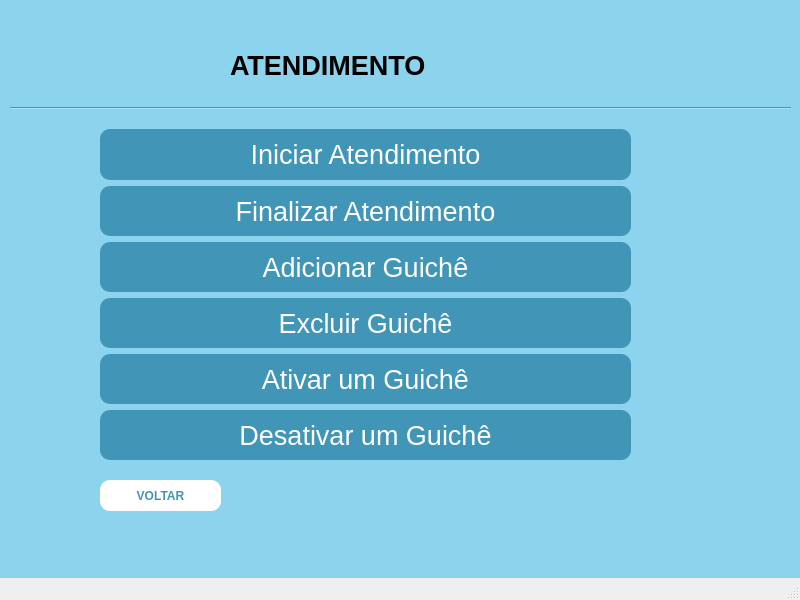
<?xml version="1.0" encoding="UTF-8"?>
<ui version="4.0">
 <class>MainWindow</class>
 <widget class="QMainWindow" name="MainWindow">
  <property name="geometry">
   <rect>
    <x>0</x>
    <y>0</y>
    <width>800</width>
    <height>600</height>
   </rect>
  </property>
  <property name="font">
   <font>
    <pointsize>10</pointsize>
   </font>
  </property>
  <property name="windowTitle">
   <string>MainWindow</string>
  </property>
  <property name="animated">
   <bool>true</bool>
  </property>
  <widget class="QWidget" name="centralwidget">
   <property name="styleSheet">
    <string notr="true">background-color: rgb(140, 211, 238);  /* Cor de fundo */</string>
   </property>
   <widget class="QLabel" name="label">
    <property name="geometry">
     <rect>
      <x>230</x>
      <y>40</y>
      <width>301</width>
      <height>51</height>
     </rect>
    </property>
    <property name="font">
     <font>
      <pointsize>20</pointsize>
      <weight>75</weight>
      <bold>true</bold>
     </font>
    </property>
    <property name="frameShape">
     <enum>QFrame::NoFrame</enum>
    </property>
    <property name="text">
     <string>ATENDIMENTO</string>
    </property>
    <property name="textFormat">
     <enum>Qt::AutoText</enum>
    </property>
    <property name="alignment">
     <set>Qt::AlignLeading|Qt::AlignLeft|Qt::AlignVCenter</set>
    </property>
   </widget>
   <widget class="QWidget" name="layoutWidget">
    <property name="geometry">
     <rect>
      <x>100</x>
      <y>129</y>
      <width>531</width>
      <height>331</height>
     </rect>
    </property>
    <layout class="QVBoxLayout" name="verticalLayout">
     <item>
      <widget class="QPushButton" name="pushButton">
       <property name="maximumSize">
        <size>
         <width>16777215</width>
         <height>16777215</height>
        </size>
       </property>
       <property name="font">
        <font>
         <pointsize>20</pointsize>
        </font>
       </property>
       <property name="styleSheet">
        <string notr="true">QPushButton {
            background-color: rgb(65, 150, 183);  /* Cor de fundo */
            color: white;  /* Cor do texto */
            border-radius: 10px;  /* Raio dos cantos */
            padding: 10px 20px;  /* Preenchimento interno */
        }
        
        QPushButton:hover {
			color: rgb(8, 113, 155);
            background-color: white;  /* Cor de fundo ao passar o mouse */
        }</string>
       </property>
       <property name="text">
        <string>Iniciar Atendimento</string>
       </property>
       <property name="iconSize">
        <size>
         <width>30</width>
         <height>30</height>
        </size>
       </property>
       <property name="autoDefault">
        <bool>true</bool>
       </property>
       <property name="default">
        <bool>false</bool>
       </property>
      </widget>
     </item>
     <item>
      <widget class="QPushButton" name="pushButton_2">
       <property name="font">
        <font>
         <pointsize>20</pointsize>
        </font>
       </property>
       <property name="styleSheet">
        <string notr="true">QPushButton {
            background-color: rgb(65, 150, 183);  /* Cor de fundo */
            color: white;  /* Cor do texto */
            border-radius: 10px;  /* Raio dos cantos */
            padding: 10px 20px;  /* Preenchimento interno */
        }
        
        QPushButton:hover {
			color: rgb(8, 113, 155);
            background-color: white;  /* Cor de fundo ao passar o mouse */
        }</string>
       </property>
       <property name="text">
        <string>Finalizar Atendimento</string>
       </property>
       <property name="autoDefault">
        <bool>true</bool>
       </property>
       <property name="default">
        <bool>false</bool>
       </property>
      </widget>
     </item>
     <item>
      <widget class="QPushButton" name="pushButton_3">
       <property name="font">
        <font>
         <pointsize>20</pointsize>
        </font>
       </property>
       <property name="styleSheet">
        <string notr="true">QPushButton {
            background-color: rgb(65, 150, 183);  /* Cor de fundo */
            color: white;  /* Cor do texto */
            border-radius: 10px;  /* Raio dos cantos */
            padding: 10px 20px;  /* Preenchimento interno */
        }
        
        QPushButton:hover {
			color: rgb(8, 113, 155);
            background-color: white;  /* Cor de fundo ao passar o mouse */
        }</string>
       </property>
       <property name="text">
        <string>Adicionar Guichê</string>
       </property>
       <property name="autoDefault">
        <bool>true</bool>
       </property>
       <property name="default">
        <bool>false</bool>
       </property>
      </widget>
     </item>
     <item>
      <widget class="QPushButton" name="pushButton_7">
       <property name="font">
        <font>
         <pointsize>20</pointsize>
        </font>
       </property>
       <property name="styleSheet">
        <string notr="true">QPushButton {
            background-color: rgb(65, 150, 183);  /* Cor de fundo */
            color: white;  /* Cor do texto */
            border-radius: 10px;  /* Raio dos cantos */
            padding: 10px 20px;  /* Preenchimento interno */
        }
        
        QPushButton:hover {
			color: rgb(8, 113, 155);
            background-color: white;  /* Cor de fundo ao passar o mouse */
        }</string>
       </property>
       <property name="text">
        <string>Excluir Guichê</string>
       </property>
       <property name="autoDefault">
        <bool>true</bool>
       </property>
       <property name="default">
        <bool>false</bool>
       </property>
      </widget>
     </item>
     <item>
      <widget class="QPushButton" name="pushButton_4">
       <property name="font">
        <font>
         <pointsize>20</pointsize>
        </font>
       </property>
       <property name="styleSheet">
        <string notr="true">QPushButton {
            background-color: rgb(65, 150, 183);  /* Cor de fundo */
            color: white;  /* Cor do texto */
            border-radius: 10px;  /* Raio dos cantos */
            padding: 10px 20px;  /* Preenchimento interno */
        }
        
        QPushButton:hover {
			color: rgb(8, 113, 155);
            background-color: white;  /* Cor de fundo ao passar o mouse */
        }</string>
       </property>
       <property name="text">
        <string>Ativar um Guichê</string>
       </property>
       <property name="autoDefault">
        <bool>true</bool>
       </property>
       <property name="default">
        <bool>false</bool>
       </property>
      </widget>
     </item>
     <item>
      <widget class="QPushButton" name="pushButton_6">
       <property name="font">
        <font>
         <pointsize>20</pointsize>
        </font>
       </property>
       <property name="styleSheet">
        <string notr="true">QPushButton {
            background-color: rgb(65, 150, 183);  /* Cor de fundo */
            color: white;  /* Cor do texto */
            border-radius: 10px;  /* Raio dos cantos */
            padding: 10px 20px;  /* Preenchimento interno */
        }
        
        QPushButton:hover {
			color: rgb(8, 113, 155);
            background-color: white;  /* Cor de fundo ao passar o mouse */
        }</string>
       </property>
       <property name="text">
        <string>Desativar um Guichê</string>
       </property>
       <property name="autoDefault">
        <bool>true</bool>
       </property>
       <property name="default">
        <bool>false</bool>
       </property>
      </widget>
     </item>
    </layout>
   </widget>
   <widget class="QPushButton" name="pushButton_5">
    <property name="geometry">
     <rect>
      <x>100</x>
      <y>480</y>
      <width>121</width>
      <height>31</height>
     </rect>
    </property>
    <property name="font">
     <font>
      <weight>75</weight>
      <bold>true</bold>
     </font>
    </property>
    <property name="styleSheet">
     <string notr="true">QPushButton {
            background-color: white;  /* Cor de fundo */
            color: rgb(65, 150, 183);  /* Cor do texto */
            border-radius: 10px;  /* Raio dos cantos */
            padding: 10px 20px;  /* Preenchimento interno */
        }
        
        QPushButton:hover {
			color: white;
            background-color: rgb(8, 113, 155);  /* Cor de fundo ao passar o mouse */
        }</string>
    </property>
    <property name="text">
     <string>VOLTAR</string>
    </property>
   </widget>
   <widget class="Line" name="line">
    <property name="geometry">
     <rect>
      <x>10</x>
      <y>100</y>
      <width>781</width>
      <height>16</height>
     </rect>
    </property>
    <property name="orientation">
     <enum>Qt::Horizontal</enum>
    </property>
   </widget>
  </widget>
  <widget class="QMenuBar" name="menubar">
   <property name="geometry">
    <rect>
     <x>0</x>
     <y>0</y>
     <width>800</width>
     <height>26</height>
    </rect>
   </property>
  </widget>
  <widget class="QStatusBar" name="statusbar"/>
 </widget>
 <resources/>
 <connections/>
</ui>
